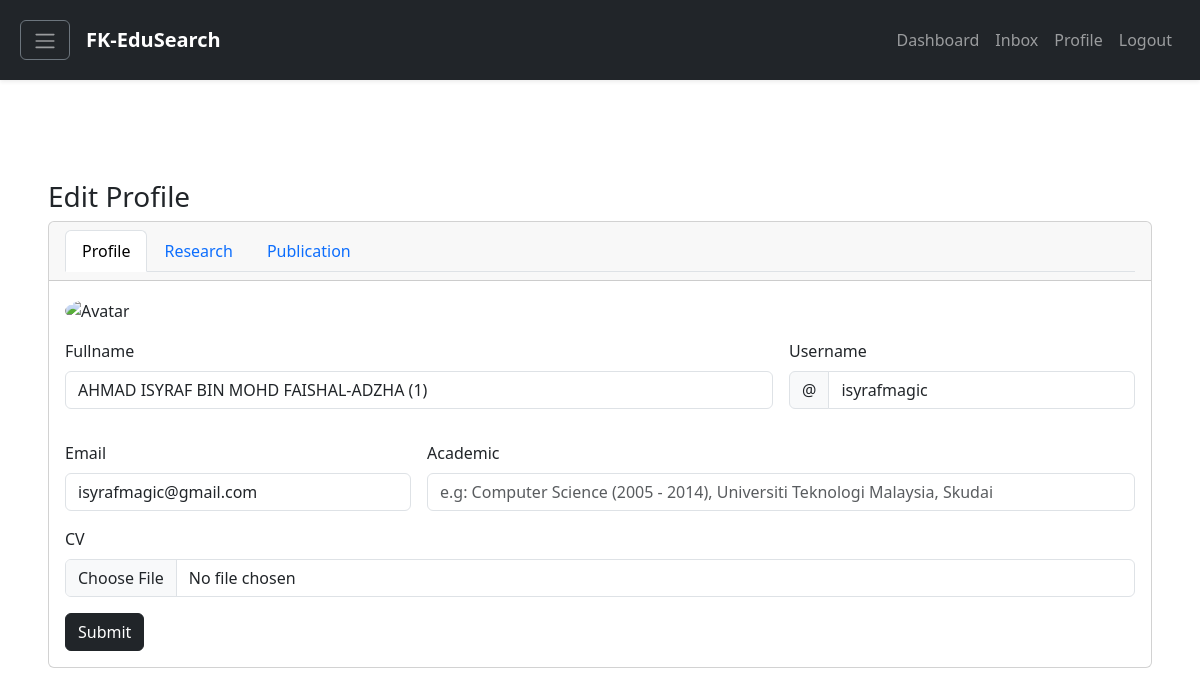
Page /experteditprofile.php on the committed database.
### tables this page shows
CREATE TABLE `expert` (
  `expertid` int NOT NULL,
  `expertFullName` varchar(60) NOT NULL,
  `expertEmail` varchar(60) NOT NULL,
  `expertPassword` varchar(60) NOT NULL,
  `expertUsername` varchar(60) NOT NULL,
  `researchAcademicStatus` varchar(60) DEFAULT NULL,
  `expertCV` varchar(60) DEFAULT NULL,
  `expertUpdateProfileStatus` varchar(60) DEFAULT NULL,
  `expertAccountStatus` varchar(60) DEFAULT NULL,
  `expertOnlineStatus` varchar(60) DEFAULT NULL
);

### classes/Expert.classes.php (called while the page is built, shortened)
<?php
class Expert extends Connection
{
    public function getExpertByEmail($email)
    {
        $connection = $this->getConnection();
        $query = "SELECT * FROM expert WHERE expertEmail = '$email'";
        $result = mysqli_query($connection, $query);
        if (!$result) {
            return false;
        } else {
            return $result;
        }
    }
}
?>

### classes/ExpertController.classes.php (called while the page is built, shortened)
<?php
class ExpertController extends Expert
{
    public function getExpertByEmailController($email)
    {
        return $this->getExpertByEmail($email);
    }
}
?>

### experteditprofile.php (the view, shortened to what this page needs)
<!DOCTYPE html>
<html lang="en">
<head>
    <link href="https://cdn.jsdelivr.net/npm/bootstrap@5.3.0-alpha3/dist/css/bootstrap.min.css" rel="stylesheet"
>
    <link href="https://maxcdn.bootstrapcdn.com/font-awesome/4.3.0/css/font-awesome.min.css" rel="stylesheet">
    <link rel="stylesheet" href="https://cdnjs.cloudflare.com/ajax/libs/animate.css/4.1.1/animate.min.css" />
</head>
<body>
    <?php include "components/navigation.php"; ?>
    <?php
    $expert = new ExpertController();
    $db_data = $expert->getExpertByEmailController("isyrafmagic@gmail.com");
    if ($db_data) {
        if ($db_data->num_rows > 0) {
            while ($row = $db_data->fetch_assoc()) {
                $fullname = $row['expertFullName'];
                $username = $row['expertUsername'];
                $email = $row['expertEmail'];
                $academic = $row['researchAcademicStatus'];
                $profileupdatestatus = $row['expertUpdateProfileStatus'];
            }
        }
    }
    ?>
    <div class="d-flex flex-column justify-content-center align-item-center vh-100 px-5">
        <h3 class="mt-5">Edit Profile</h3>
        <div class="card text-left w-90 animate__animated animate__zoomIn">
            <div class="card-header">
                <ul class="nav nav-tabs">
                    <li class="nav-item">
                        <a class="nav-link active" aria-current="page" href="#">Profile</a>
                    </li>
                    <li class="nav-item">
                        <a class="nav-link" href="experteditresearch.php">Research</a>
                    </li>
                    <li class="nav-item">
                        <a class="nav-link" href="experteditpublication.php">Publication</a>
                    </li>
                </ul>
            </div>
            <div class="card-body">
                <form class="row g-3" action="" method="post">
                    <div class="col-md-12">
                        <img src="https://mdbcdn.b-cdn.net/img/new/avatars/2.webp" class="rounded-circle"
                            style="width: 200px;" alt="Avatar" />
                    </div>
                    <div class="col-md-8">
                        <label for="firstname" class="form-label">Fullname</label>
                        <input type="text" class="form-control" id="firstname" value="<?php echo $fullname ?>"
                            name="fullname" <?php echo $profileupdatestatus !== "Accepted"? "disabled" : NULL ?> >
                    </div>
                    <div class="col-md-4">
                        <label for="username" class="form-label">Username</label>
                        <div class="input-group mb-3">
                            <span class="input-group-text" id="basic-addon1">@</span>
                            <input type="text" class="form-control" id="username" placeholder="e.g: ali"
                                aria-label="Username" aria-describedby="basic-addon1" value="<?php echo $username ?>"
                                name="username" <?php echo $profileupdatestatus !== "Accepted"? "disabled" : NULL ?>>
                        </div>
                    </div>
                    <div class="col-md-4">
                        <label for="inputEmail" class="form-label">Email</label>
                        <input type="email" class="form-control" id="inputEmail" placeholder="e.g: ali@gmail.com"
                            value="<?php echo $email ?>" name="email" readonly <?php echo $profileupdatestatus !== "Accepted"? "disabled" : NULL ?>>
                    </div>
                    <div class="col-md-8">
                        <label for="inputAcademic1" class="form-label">Academic</label>
                        <input type="text" class="form-control" id="inputAcademic1"
                            placeholder="e.g: Computer Science (2005 - 2014), Universiti Teknologi Malaysia, Skudai"
                            name="academic" value="<?php echo $academic ? $academic : NULL ?>" <?php echo $profileupdatestatus !== "Accepted"? "disabled" : NULL ?>>
                    </div>
                    <div class="col-md-12">
                        <label for="inputCV" class="form-label">CV</label>
                        <input type="file" class="form-control" id="inputCV" aria-describedby="inputGroupFileAddon04"
                            aria-label="Upload" <?php echo $profileupdatestatus !== "Accepted"? "disabled" : NULL ?>>
                    </div>
                    <div class="col-md-2">
                        <button type="submit" class="btn btn-dark" name="update" <?php echo $profileupdatestatus !== "Accepted"? "disabled" : NULL ?>>Submit</button>
                    </div>
                </form>
            </div>
        </div>
    </div>
</body>
</html>

### rows in the picture
expert: fullname "AHMAD ISYRAF BIN MOHD FAISHAL-ADZHA (1)", username "isyrafmagic", email "isyrafmagic@gmail.com"
